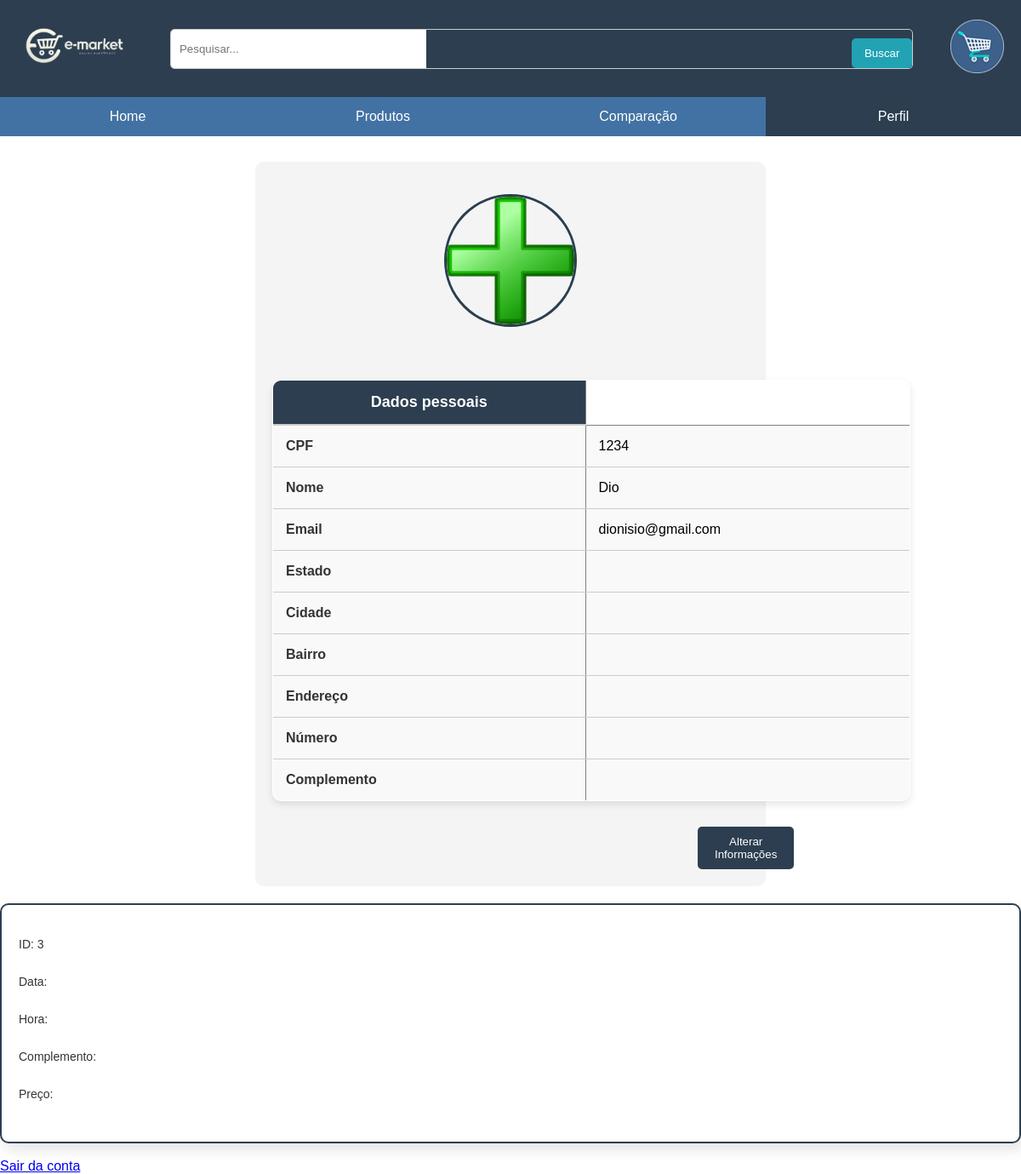
Screenshot of /perfil/perfil.php (signed in) with the database file from the repository.
### tables this page shows
CREATE TABLE `usuario` (
  `cpfUsuario` varchar(14) NOT NULL,
  `nomeUsuario` varchar(100) NOT NULL,
  `emailUsuario` varchar(100) NOT NULL,
  `estadoUsuario` varchar(50) DEFAULT NULL,
  `cidadeUsuario` varchar(100) DEFAULT NULL,
  `bairroUsuario` varchar(100) DEFAULT NULL,
  `enderecoUsuario` varchar(200) DEFAULT NULL,
  `numeroUsuario` varchar(10) DEFAULT NULL,
  `complementoUsuario` varchar(100) DEFAULT NULL,
  `senhaUsuario` varchar(255) NOT NULL,
  `fotoPerfil` varchar(255) DEFAULT NULL,
  `tipoUsuario` enum('adm','cliente') NOT NULL DEFAULT 'cliente'
);

CREATE TABLE `pedido` (
  `idPedido` int(11) NOT NULL,
  `cpfUsuario` varchar(14) NOT NULL,
  `dataPedido` date DEFAULT NULL,
  `horaPedido` time DEFAULT NULL,
  `estadoUsuario` varchar(50) DEFAULT NULL,
  `cidadeUsuario` varchar(100) DEFAULT NULL,
  `bairroUsuario` varchar(100) DEFAULT NULL,
  `enderecoUsuario` varchar(200) DEFAULT NULL,
  `numeroUsuario` varchar(10) DEFAULT NULL,
  `complementoUsuario` varchar(100) DEFAULT NULL,
  `desconto` decimal(10,2) DEFAULT NULL,
  `precoFinal` decimal(10,2) DEFAULT NULL,
  `statusPedido` enum('carrinho','finalizado') NOT NULL DEFAULT 'carrinho'
);

### perfil/perfil.php (the view, shortened to what this page needs)
<?php
$cpf = $_SESSION['cpf'];
$datasource = 'mysql:host=localhost;dbname=e_market';
$user = 'root';
$pass = 'vertrigo';
$db = new PDO($datasource, $user, $pass);
$query = "SELECT * FROM usuario WHERE cpfUsuario = :cpf";
$stm = $db->prepare($query);
$stm->bindParam(':cpf', $cpf);
if ($stm->execute()) {
    $user = $stm->fetch(PDO::FETCH_ASSOC);
    $nome = $user['nomeUsuario'];
    $email = $user['emailUsuario'];
    $estado = $user['estadoUsuario'];
    $cidade = $user['cidadeUsuario'];
    $bairro = $user['bairroUsuario'];
    $endereco = $user['enderecoUsuario'];
    $numero = $user['numeroUsuario'];
    $complemento = $user['complementoUsuario'];
    $fotoPerfil = $user['fotoPerfil'] ?: 'Perfil.png';
} else {
    echo '<br><p>Erro ao listar as informações pessoais</p>';
    exit;
}
?>
<!DOCTYPE html>
<html lang="pt-br">
<head>
    <link rel="stylesheet" type="text/css" href="login.css" />
    <link rel="stylesheet" href="perfil.css">
</head>
<body>
    <header>
    <div class="logo">
        <a href=" ../home/index.html">
             <img src="../imagens/logo2.png" alt="Logo">
            </a>
        </div>
        <div class="search-bar">
            <input type="search" placeholder="Pesquisar...">
            <button type="submit">Buscar</button>
        </div>
        <div class="cart">
            <a href="  ">
                <img src="../imagens/carrinho.png" alt="Carrinho">
            </a>
        </div>
    </header>
    <nav>
        <ul>
            <li><a href="../home/index.html">Home</a></li>
            <li><a href="../pedido/compra.php">Produtos</a></li>
            <li><a href="../comparacao/index.php">Comparação</a></li>
            <li><a href="../perfil/perfil.php" style="background-color: #2c3e50; color:white;">Perfil</a></li>
        </ul>
    </nav>
    <div class=bloco-peril>
        <div class="perfil-info">
        <br>
        <img src="imagens/<?php echo htmlspecialchars($fotoPerfil); ?>" class="foto_perfil" alt="Foto de Perfil">
        <br><br>
        <table border="1">
        <tr>
            <th>Dados pessoais</th>
        </tr>
        <tr>
            <td>CPF</td>
            <td><?php echo htmlspecialchars($cpf); ?></td>
        </tr>
        <tr>
            <td>Nome</td>
            <td><?php echo htmlspecialchars($nome); ?></td>
        </tr>
        <tr>
            <td>Email</td>
            <td><?php echo htmlspecialchars($email); ?></td>
        </tr>
        <tr>
            <td>Estado</td>
            <td><?php echo htmlspecialchars($estado); ?></td>
        </tr>
        <tr>
            <td>Cidade</td>
            <td><?php echo htmlspecialchars($cidade); ?></td>
        </tr>
        <tr>
            <td>Bairro</td>
            <td><?php echo htmlspecialchars($bairro); ?></td>
        </tr>
        <tr>
            <td>Endereço</td>
            <td><?php echo htmlspecialchars($endereco); ?></td>
        </tr>
        <tr>
            <td>Número</td>
            <td><?php echo htmlspecialchars($numero); ?></td>
        </tr>
        <tr>
            <td>Complemento</td>
            <td><?php echo htmlspecialchars($complemento); ?></td>
        </tr>
        </table>
        <button><a href='edita.php'>Alterar Informações</a></button>
    </div>
    <div class="pedidos-finalizados">
        <?php
            $query = "SELECT * FROM pedido WHERE cpfUsuario = :cpf";
            $stm = $db->prepare($query);
            $stm->bindParam(':cpf', $cpf);
            if ($stm->execute()) {
                while ($row = $stm->fetch(PDO::FETCH_ASSOC)) {
                    $id = $row['idPedido'];
                    $data = $row['dataPedido'];
                    $hora = $row['horaPedido'];
                    $preco = $row['precoFinal'];
                    $status = $row['statusPedido'];
                    $complemento = $row['complementoUsuario'];
                    if ($status == 'finalizado') {
                        print "<br><label>ID: $id</label><br>";
                        print "<label>Data: $data</label><br>";
                        print "<label>Hora: $hora</label><br>";
                        print "<label>Complemento: $complemento</label><br>";
                        print "<label>Preço: $preco</label><br>";
                    }
                }
            }
                else {
                print '<br><p>Erro ao listar o histórico de compras</p>';
                }
        ?>
        </div>
        <br><a href='logout.php'>Sair da conta</a>
    </div>
</body>
</html>

### perfil/login.css (style rules this page uses)
body { font-family: Arial, sans-serif; background-color: rgb(255, 255, 255); margin: 0; padding: 0 }
header { display: flex; justify-content: space-between; align-items: center; padding: 20px; background-color: #2c3e50; }
.logo img { height: 70px; }
.cart { font-size: 18px; }
nav { background-color: #4272a3; }
nav ul { list-style: none; margin: 0; padding: 0; display: flex; justify-content: space-between; }
nav ul li { margin: 0; flex: 1; text-align: center; }
nav ul li a { display: block; padding: 14px 20px; text-decoration: none; color: white; }
.search-bar { display: flex; border: 1px solid #ccc; border-radius: 5px; overflow: hidden; }
.search-bar input[type="search"] { border: none; padding: 10px; outline: none; width: 300px; }
.search-bar button { background-color: #21a3b4; border: none; color: white; padding: 10px 15px; cursor: pointer; }

### perfil/perfil.css (style rules this page uses)
.foto_perfil { height: 100px; width: 100px; border: solid 3px black; border-radius: 15px; }
label { font-family: Arial, sans-serif; font-size: 14px; color: #333; display: block; margin-bottom: 5px; }
.perfil-info { margin-left: 100px; }
body { font-family: Arial, sans-serif; background-color: rgb(255, 255, 255); margin: 0; padding: 0 }
header { display: flex; justify-content: space-between; align-items: center; padding: 20px; background-color: #2c3e50; }
.logo img { height: 70px; }
.cart { font-size: 18px; }
nav { background-color: #4272a3; }
nav ul { list-style: none; margin: 0; padding: 0; display: flex; justify-content: space-between; }
nav ul li { margin: 0; flex: 1; text-align: center; }
nav ul li a { display: block; padding: 14px 20px; text-decoration: none; color: white; }
.search-bar { display: flex; border: 1px solid #ccc; border-radius: 5px; overflow: hidden; }
.search-bar input[type="search"] { border: none; padding: 10px; outline: none; width: 300px; }
.search-bar button { background-color: #21a3b4; border: none; color: white; padding: 10px 15px; cursor: pointer; }
.perfil-info { text-align: center; margin-top: 30px; margin-left: 300px; margin-right: 300px; border-radius: 10px; background-color: #f4f4f4; padding: 20px; }
.foto_perfil { width: 150px; height: 150px; border-radius: 50%; border: 3px solid #2c3e50; margin-bottom: 20px; }
table { width: 750px; height: 50px; margin: 20px auto; border-collapse: collapse; border-radius: 10px; overflow: hidden; background-color: #ffffff; box-shadow: 0 4px 8px rgba(0, 0, 0, 0.1); }
th { background-color: #2c3e50; color: white; padding: 15px; text-align: center; font-size: 18px; border-bottom: 2px solid #ccc; }
td { padding: 15px; text-align: left; font-size: 16px; border-bottom: 1px solid #ccc; background-color: #f9f9f9; }
td:first-child { font-weight: bold; color: #333; }
table { border-radius: 10px; border-bottom: 1px, solid, rgb(73, 73, 73); }
tr:nth-child(even) { background-color: #f4f4f4; }
.pedidos-finalizados { background-color: #ffffff; border: 2px solid #2c3e50; border-radius: 10px; padding: 20px; box-shadow: 4px 8px 16px rgba(0, 0, 0, 0.1); margin-top: 20px; text-align: left; }
.pedidos-finalizados label { display: block; margin-bottom: 10px; }
button, .sair a { display: inline-block; padding: 10px 20px; margin-top: 10px; background-color: #2c3e50; color: white; text-decoration: none; border-radius: 5px; border: none; cursor: pointer; margin-left: 500px; }
button a { color: white; text-decoration: none; }

### rows the page displays
usuario: fotoPerfil (picture), nomeUsuario "Dio", emailUsuario "dionisio@gmail.com"
pedido: idPedido "3"

### other values shown
$cpf "1234"
